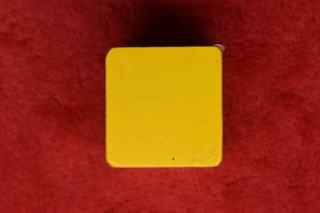
#> input picture Setup/2_image_dataset_config/image_preprocessing/1.OpenCV_basic/yellow-block.jpg, 320 x 213 px
$ jupyter execute --allow-errors 04_pixel_pic.ipynb
#> lines starting #> are read from the running program, lines starting #| are printed output that depends on the picture; after the words box and inside, x2 and y2 are one past the last pixel; in counts of white or black regions, pixels touching at a corner belong together
# Pixel Manipulation and Visualization with OpenCV

This notebook demonstrates how to manipulate pixel values in an image using OpenCV and visualize the results using interactive widgets.

[cell 1]
import cv2

img = cv2.imread('yellow-block.jpg',1)
#> img is the input picture: shape (213, 320, 3); mean B, G, R 16.7, 52, 150.2
(b,g,r) = img[100,100]
#> b = 7; g = 13; r = 112
print(b,g,r)# bgr
#| 7 13 112
#10 100 --- 110 100
i=j=0
#> (the rest of this cell did not finish here and is left out)

# After running the following program, a comparison chart of pixel changes before and after will be displayed in the jupyter Lab controls

[cell 2]
#bgr8 to jpeg
import enum
import cv2

def bgr8_to_jpeg(value, quality=75):
    return bytes(cv2.imencode('.jpg', value)[1])

[cell 3]
import ipywidgets.widgets as widgets

image_widget1 = widgets.Image(format='jpg', )
image_widget2 = widgets.Image(format='jpg', )
# create a horizontal box container to place the image widget next to eachother
image_container = widgets.HBox([image_widget1, image_widget2])

# display the container in this cell's output
display(image_container)

img1 = cv2.imread('yellow-block.jpg',1)

image_widget1.value = bgr8_to_jpeg(img1)
image_widget2.value = bgr8_to_jpeg(img)
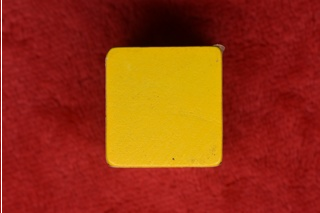
#> img: shape (213, 320, 3); 0.31% of pixels changed, all inside (x1, y1, x2, y2) = (1, 0, 2, 213)
